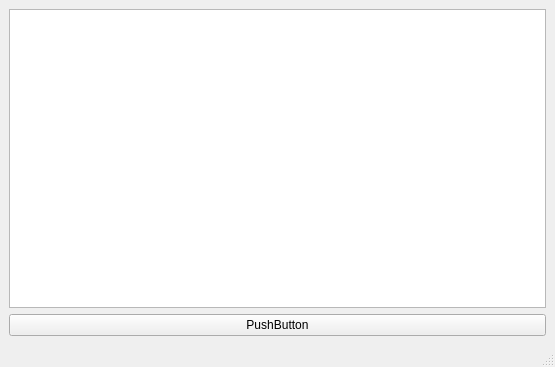
<?xml version="1.0" encoding="UTF-8"?>
<ui version="4.0">
 <class>MainWindow</class>
 <widget class="QMainWindow" name="MainWindow">
  <property name="geometry">
   <rect>
    <x>0</x>
    <y>0</y>
    <width>555</width>
    <height>367</height>
   </rect>
  </property>
  <property name="windowTitle">
   <string>MainWindow</string>
  </property>
  <widget class="QWidget" name="centralwidget">
   <layout class="QVBoxLayout" name="verticalLayout">
    <item>
     <widget class="QListWidget" name="listWidget"/>
    </item>
    <item>
     <widget class="QPushButton" name="pushButton">
      <property name="text">
       <string>PushButton</string>
      </property>
     </widget>
    </item>
   </layout>
  </widget>
  <widget class="QMenuBar" name="menubar">
   <property name="geometry">
    <rect>
     <x>0</x>
     <y>0</y>
     <width>555</width>
     <height>21</height>
    </rect>
   </property>
  </widget>
  <widget class="QStatusBar" name="statusbar"/>
 </widget>
 <resources/>
 <connections/>
</ui>
